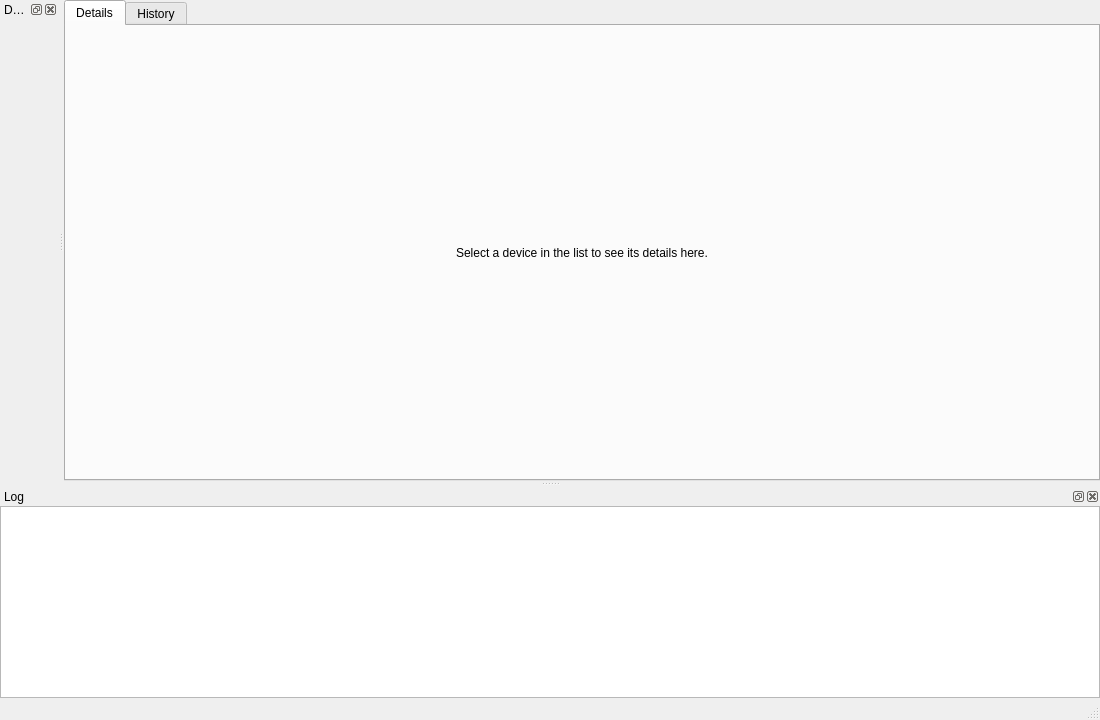
<?xml version="1.0" encoding="UTF-8"?>
<ui version="4.0">
 <class>MainWindow</class>
 <widget class="QMainWindow" name="MainWindow">
  <property name="geometry">
   <rect>
    <x>0</x>
    <y>0</y>
    <width>1100</width>
    <height>720</height>
   </rect>
  </property>
  <property name="windowTitle">
   <string>Warden Console</string>
  </property>
  <widget class="QWidget" name="centralwidget">
   <layout class="QVBoxLayout" name="centralLayout">
    <property name="leftMargin">
     <number>0</number>
    </property>
    <property name="topMargin">
     <number>0</number>
    </property>
    <property name="rightMargin">
     <number>0</number>
    </property>
    <property name="bottomMargin">
     <number>0</number>
    </property>
    <item>
     <widget class="QTabWidget" name="mainTabs">
      <property name="currentIndex">
       <number>0</number>
      </property>
      <widget class="QStackedWidget" name="deviceStack">
       <attribute name="title">
        <string>Details</string>
       </attribute>
        <widget class="QLabel" name="deviceHint">
         <property name="text">
          <string>Select a device in the list to see its details here.</string>
         </property>
         <property name="alignment">
          <set>Qt::AlignCenter</set>
         </property>
         <property name="wordWrap">
          <bool>true</bool>
         </property>
        </widget>
        <widget class="warden::app::DeviceDetailPanel" name="detailPanel" native="true"/>
      </widget>
      <widget class="QStackedWidget" name="historyStack">
       <attribute name="title">
        <string>History</string>
       </attribute>
        <widget class="QLabel" name="historyHint">
         <property name="text">
          <string>Select a device in the list to see its history here.</string>
         </property>
         <property name="alignment">
          <set>Qt::AlignCenter</set>
         </property>
         <property name="wordWrap">
          <bool>true</bool>
         </property>
        </widget>
        <widget class="QWidget" name="historyPage">
         <layout class="QVBoxLayout" name="historyLayout">
          <item>
           <widget class="QTableView" name="historyView">
            <property name="selectionBehavior">
             <enum>QAbstractItemView::SelectRows</enum>
            </property>
           </widget>
          </item>
         </layout>
        </widget>
      </widget>
     </widget>
    </item>
   </layout>
  </widget>
  <widget class="QMenuBar" name="menubar"/>
  <widget class="QStatusBar" name="statusbar"/>
  <widget class="QDockWidget" name="deviceDock">
   <property name="windowTitle">
    <string>Devices</string>
   </property>
   <attribute name="dockWidgetArea">
    <number>1</number>
   </attribute>
   <widget class="QWidget" name="deviceDockContents">
    <layout class="QVBoxLayout" name="deviceDockLayout">
     <property name="leftMargin">
      <number>0</number>
     </property>
     <property name="topMargin">
      <number>0</number>
     </property>
     <property name="rightMargin">
      <number>0</number>
     </property>
     <property name="bottomMargin">
      <number>0</number>
     </property>
     <item>
      <widget class="warden::app::DeviceListPanel" name="deviceList" native="true"/>
     </item>
    </layout>
   </widget>
  </widget>
  <widget class="QDockWidget" name="logDock">
   <property name="windowTitle">
    <string>Log</string>
   </property>
   <attribute name="dockWidgetArea">
    <number>8</number>
   </attribute>
   <widget class="QWidget" name="logDockContents">
    <layout class="QVBoxLayout" name="logDockLayout">
     <property name="leftMargin">
      <number>0</number>
     </property>
     <property name="topMargin">
      <number>0</number>
     </property>
     <property name="rightMargin">
      <number>0</number>
     </property>
     <property name="bottomMargin">
      <number>0</number>
     </property>
     <item>
      <widget class="warden::app::LogPanel" name="logPanel"/>
     </item>
    </layout>
   </widget>
  </widget>
 </widget>
 <customwidgets>
  <customwidget>
   <class>warden::app::LogPanel</class>
   <extends>QPlainTextEdit</extends>
   <header>app/LogPanel.h</header>
  </customwidget>
  <customwidget>
   <class>warden::app::DeviceListPanel</class>
   <extends>QWidget</extends>
   <header>app/DeviceListPanel.h</header>
   <container>1</container>
  </customwidget>
  <customwidget>
   <class>warden::app::DeviceDetailPanel</class>
   <extends>QWidget</extends>
   <header>app/DeviceDetailPanel.h</header>
   <container>1</container>
  </customwidget>
 </customwidgets>
 <resources/>
 <connections/>
</ui>
